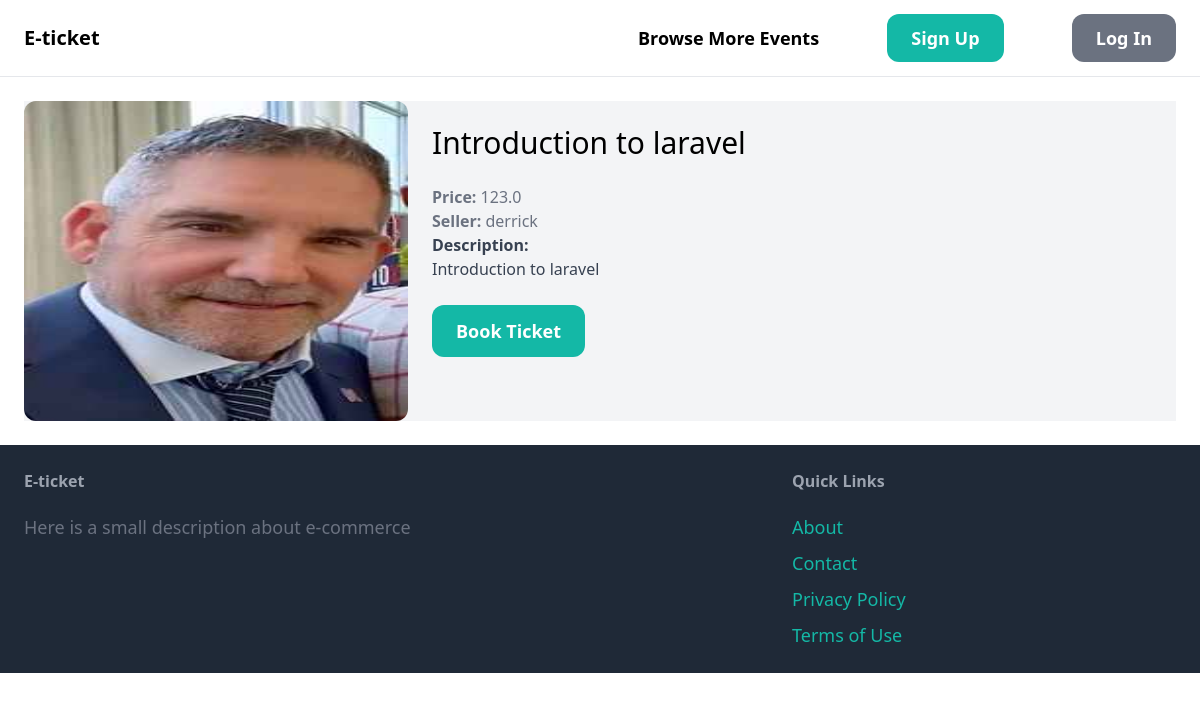
Page /items/1/ on the committed database.
### apps/event/models.py (models this page shows, shortened)
class Event(models.Model):
    category = models.ForeignKey(
        Category, related_name="events", on_delete=models.CASCADE
    )
    title = models.CharField(max_length=255)
    description = models.TextField(blank=True, null=True)
    price = models.FloatField()
    image = models.ImageField(upload_to="event_images", null=True, blank=True)
    is_sold = models.BooleanField(default=False)
    added_by = models.ForeignKey(User, related_name="events", on_delete=models.CASCADE)
    added_at = models.DateTimeField(auto_now_add=True)

### apps/event/views.py (the view)
# urls.py: path("<int:pk>/", views.detail, name="detail"),
def detail(request, pk):
    item = get_object_or_404(Event, id=pk)
    related_items = Event.objects.filter(category=item.category, is_sold=False).exclude(
        id=pk
    )[0:3]
    return render(
        request, "item/detail.html", {"item": item, "related_items": related_items}
    )

### apps/event/templates/item/detail.html (shortened to what this page needs)
{% extends "core/base.html" %}
 {% block content %}
<div class="md:flex bg-gray-100">
  <div class="md:w-1/3 w-full">
    <img src="{{ item.image.url }}" alt="{{ item.title }}" class="rounded-xl md:h-80 h-[40vh] w-full mx-auto" />
  </div>
  <div class=" p-6 bg-gray-100   w-2/3">
    <h1 class="mb-6 text-3xl">{{item.title}}</h1>
    <p class="text-gray-500"><strong>Price: </strong> {{ item.price }} </p>
    <p class="text-gray-500"><strong>Seller: </strong> {{ item.added_by }} </p>
    {% if item.description %}
      <p class="text-gray-700"><strong>Description: </strong> <br> {{ item.description }} </p>
    {% endif %}
    {% if request.user == item.added_by %}
      <div class="mt-6 p-6 bg-white rounded-xl">
      <a href="{% url "item:edit" item.id %}" class="inline-block mt-6 px-6 py-3 text-lg rounded-xl  font-semibold bg-teal-500 text-white hover:bg-teal-700" >Edit</a>
      <a href="{% url "item:delete" item.id %}" class="inline-block mt-6 px-6 py-3 text-lg rounded-xl  font-semibold bg-red-500 text-white hover:bg-red-700" >Delete</a>
      </div>
    {% else %}
    <a href="#" class="inline-block mt-6 px-6 py-3 text-lg rounded-xl  font-semibold bg-teal-500 text-white hover:bg-teal-700" >Book Ticket</a>
    {% endif %}
  </div>
</div>
{% endblock content %}

### rows in the picture
Event: image (picture), title "Introduction to laravel", price "123.0", added_by "derrick", description "Introduction to laravel"
